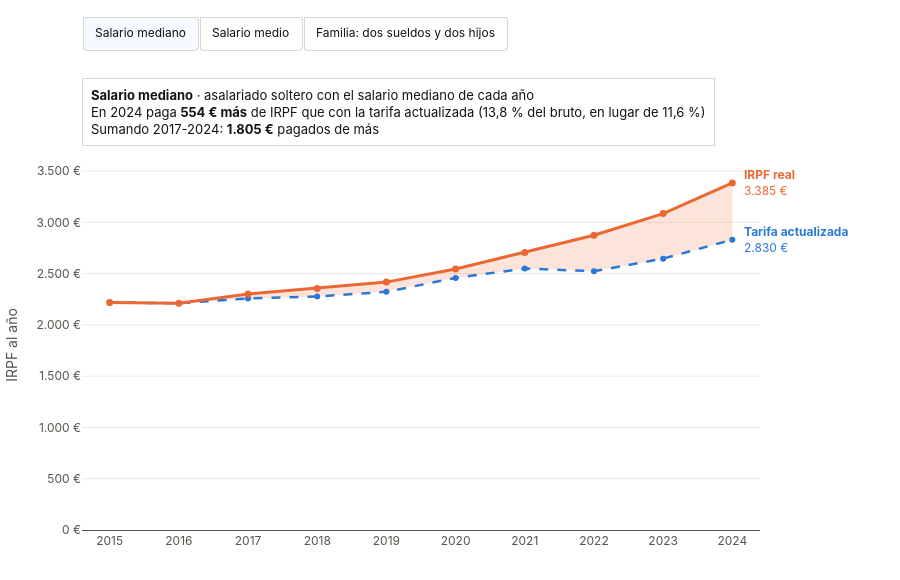

Here is the notebook cell this chart was saved with:
### Markdown cell above
## 3. Gráfico interactivo

- **Línea naranja:** el IRPF real de cada año.
- **Línea azul discontinua:** el IRPF con la tarifa actualizada con el IPC.
- **Franja naranja clara:** la diferencia, lo que se paga de más.
- **Recuadro de arriba:** la diferencia en 2024 y la suma de todos los años.
- **Botones:** cambian de contribuyente. Al pasar el ratón se ven las tres cifras de cada año.

### Code cell
fig = go.Figure()
capas, notas = {}, {}

for perfil, nombre in PERFILES.items():
    d = r[r.perfil == perfil].sort_values("anio")
    visible = perfil == "mediana_individual"
    ids = []
    fig.add_trace(go.Scatter(x=d.anio, y=d.irpf_tarifa_indexada_ipc, name="Con la tarifa actualizada",
        mode="lines+markers", line=dict(color=AZUL, width=2.5, dash="dash"), marker=dict(size=6),
        visible=visible, hovertemplate="Con la tarifa actualizada: <b>%{y:,.0f} €</b><extra></extra>"))
    ids.append(len(fig.data) - 1)
    texto = [f"Se paga de más: <b>{euros(v)}</b>" for v in d.diferencia]
    fig.add_trace(go.Scatter(x=d.anio, y=d.irpf_real, name="IRPF real", mode="lines+markers",
        line=dict(color=NARANJA, width=3), marker=dict(size=7), fill="tonexty",
        fillcolor="rgba(235,104,52,0.18)", visible=visible, text=texto,
        hovertemplate="IRPF real: <b>%{y:,.0f} €</b><br>%{text}<extra></extra>"))
    ids.append(len(fig.data) - 1)
    capas[perfil] = ids

    ult = d.iloc[-1]
    notas[perfil] = [
        dict(x=0, y=1.0, xref="paper", yref="paper", xanchor="left", yanchor="bottom", yshift=14, align="left",
             showarrow=False, bgcolor="white", bordercolor=GRIS, borderwidth=1, borderpad=8,
             font=dict(size=13, color=TINTA),
             text=(f"<b>{nombre}</b> · {DESCRIPCION[perfil].lower()}<br>"
                   f"En 2024 paga <b>{euros(ult.diferencia)} más</b> de IRPF que con la tarifa actualizada "
                   f"({pct(ult.tipo_irpf_real_pct)} del bruto, en lugar de {pct(ult.tipo_irpf_indexado_pct)})<br>"
                   f"Sumando 2017-2024: <b>{euros(d.diferencia.sum())}</b> pagados de más")),
        dict(x=2024, y=ult.irpf_real, xanchor="left", xshift=10, showarrow=False, align="left",
             text=f"<b>IRPF real</b><br>{euros(ult.irpf_real)}", font=dict(size=12, color=NARANJA)),
        dict(x=2024, y=ult.irpf_tarifa_indexada_ipc, xanchor="left", xshift=10, showarrow=False, align="left",
             text=f"<b>Tarifa actualizada</b><br>{euros(ult.irpf_tarifa_indexada_ipc)}", font=dict(size=12, color=AZUL)),
    ]

botones = []
for perfil, nombre in PERFILES.items():
    vis = [False] * len(fig.data)
    for i in capas[perfil]:
        vis[i] = True
    botones.append(dict(label=nombre, method="update", args=[{"visible": vis}, {"annotations": notas[perfil]}]))

fig.update_layout(
    annotations=notas["mediana_individual"],
    updatemenus=[dict(type="buttons", direction="right", buttons=botones, active=0,
                      x=0, y=1.30, xanchor="left", yanchor="bottom", pad=dict(r=6, t=0),
                      bgcolor="white", bordercolor=GRIS, font=dict(size=12, color=TINTA))],
    xaxis=dict(range=[2014.6, 2024.4], dtick=1, showgrid=False, zeroline=False, linecolor=TINTA2, fixedrange=True),
    yaxis=dict(title="IRPF al año", rangemode="tozero", tickformat=",.0f", ticksuffix=" €",
               gridcolor="#ECEAE3", zeroline=False, fixedrange=True),
    hovermode="x unified", hoverlabel=dict(font_size=13, bgcolor="white"), showlegend=False,
    font=dict(family="Inter, system-ui, -apple-system, Segoe UI, sans-serif", color=TINTA2, size=12),
    paper_bgcolor="white", plot_bgcolor="white", height=580, separators=",.",
    margin=dict(l=70, r=140, t=160, b=50),
)
fig.show(config={"displaylogo": False})

### Figure 1 — Plotly figure (JSON) as saved in the notebook; plotly's stock layout.template omitted (floating-point values rounded to 4 significant figures)
{"data": [{"hovertemplate": "Con la tarifa actualizada: <b>%{y:,.0f} €</b><extra></extra>", "line": {"color": "#2A78D6", "dash": "dash", "width": 2.5}, "marker": {"size": 6}, "mode": "lines+markers", "name": "Con la tarifa actualizada", "type": "scatter", "visible": true, "x": [2015, 2016, 2017, 2018, 2019, 2020, 2021, 2022, 2023, 2024], "y": [2218.0, 2211.0, 2258.0, 2277.0, 2322.0, 2458.0, 2550.0, 2523.0, 2646.0, 2830.0]}, {"fill": "tonexty", "fillcolor": "rgba(235,104,52,0.18)", "hovertemplate": "IRPF real: <b>%{y:,.0f} €</b><br>%{text}<extra></extra>", "line": {"color": "#EB6834", "width": 3}, "marker": {"size": 7}, "mode": "lines+markers", "name": "IRPF real", "text": ["Se paga de más: <b>0 €</b>", "Se paga de más: <b>0 €</b>", "Se paga de más: <b>42 €</b>", "Se paga de más: <b>79 €</b>", "Se paga de más: <b>95 €</b>", "Se paga de más: <b>87 €</b>", "Se paga de más: <b>157 €</b>", "Se paga de más: <b>351 €</b>", "Se paga de más: <b>440 €</b>", "Se paga de más: <b>554 €</b>"], "type": "scatter", "visible": true, "x": [2015, 2016, 2017, 2018, 2019, 2020, 2021, 2022, 2023, 2024], "y": [2218.0, 2211.0, 2300.0, 2356.0, 2417.0, 2545.0, 2707.0, 2874.0, 3085.0, 3385.0]}, {"hovertemplate": "Con la tarifa actualizada: <b>%{y:,.0f} €</b><extra></extra>", "line": {"color": "#2A78D6", "dash": "dash", "width": 2.5}, "marker": {"size": 6}, "mode": "lines+markers", "name": "Con la tarifa actualizada", "type": "scatter", "visible": false, "x": [2015, 2016, 2017, 2018, 2019, 2020, 2021, 2022, 2023, 2024], "y": [3036.0, 3048.0, 3116.0, 3160.0, 3232.0, 3440.0, 3533.0, 3549.0, 3701.0, 3972.0]}, {"fill": "tonexty", "fillcolor": "rgba(235,104,52,0.18)", "hovertemplate": "IRPF real: <b>%{y:,.0f} €</b><br>%{text}<extra></extra>", "line": {"color": "#EB6834", "width": 3}, "marker": {"size": 7}, "mode": "lines+markers", "name": "IRPF real", "text": ["Se paga de más: <b>0 €</b>", "Se paga de más: <b>0 €</b>", "Se paga de más: <b>42 €</b>", "Se paga de más: <b>96 €</b>", "Se paga de más: <b>133 €</b>", "Se paga de más: <b>141 €</b>", "Se paga de más: <b>254 €</b>", "Se paga de más: <b>533 €</b>", "Se paga de más: <b>682 €</b>", "Se paga de más: <b>828 €</b>"], "type": "scatter", "visible": false, "x": [2015, 2016, 2017, 2018, 2019, 2020, 2021, 2022, 2023, 2024], "y": [3036.0, 3048.0, 3158.0, 3256.0, 3365.0, 3581.0, 3787.0, 4082.0, 4383.0, 4800.0]}, {"hovertemplate": "Con la tarifa actualizada: <b>%{y:,.0f} €</b><extra></extra>", "line": {"color": "#2A78D6", "dash": "dash", "width": 2.5}, "marker": {"size": 6}, "mode": "lines+markers", "name": "Con la tarifa actualizada", "type": "scatter", "visible": false, "x": [2015, 2016, 2017, 2018, 2019, 2020, 2021, 2022, 2023, 2024], "y": [4286.0, 4289.0, 4385.0, 4433.0, 4542.0, 4889.0, 5043.0, 4945.0, 5181.0, 5604.0]}, {"fill": "tonexty", "fillcolor": "rgba(235,104,52,0.18)", "hovertemplate": "IRPF real: <b>%{y:,.0f} €</b><br>%{text}<extra></extra>", "line": {"color": "#EB6834", "width": 3}, "marker": {"size": 7}, "mode": "lines+markers", "name": "IRPF real", "text": ["Se paga de más: <b>0 €</b>", "Se paga de más: <b>0 €</b>", "Se paga de más: <b>103 €</b>", "Se paga de más: <b>211 €</b>", "Se paga de más: <b>271 €</b>", "Se paga de más: <b>268 €</b>", "Se paga de más: <b>481 €</b>", "Se paga de más: <b>1.042 €</b>", "Se paga de más: <b>1.319 €</b>", "Se paga de más: <b>1.612 €</b>"], "type": "scatter", "visible": false, "x": [2015, 2016, 2017, 2018, 2019, 2020, 2021, 2022, 2023, 2024], "y": [4286.0, 4289.0, 4489.0, 4643.0, 4813.0, 5157.0, 5524.0, 5987.0, 6500.0, 7215.0]}], "layout": {"annotations": [{"align": "left", "bgcolor": "white", "bordercolor": "#D9D6CC", "borderpad": 8, "borderwidth": 1, "font": {"color": "#14130F", "size": 13}, "showarrow": false, "text": "<b>Salario mediano</b> · asalariado soltero con el salario mediano de cada año<br>En 2024 paga <b>554 € más</b> de IRPF que con la tarifa actualizada (13,8 % del bruto, en lugar de 11,6 %)<br>Sumando 2017-2024: <b>1.805 €</b> pagados de más", "x": 0, "xanchor": "left", "xref": "paper", "y": 1.0, "yanchor": "bottom", "yref": "paper", "yshift": 14}, {"align": "left", "font": {"color": "#EB6834", "size": 12}, "showarrow": false, "text": "<b>IRPF real</b><br>3.385 €", "x": 2024, "xanchor": "left", "xshift": 10, "y": 3385.0}, {"align": "left", "font": {"color": "#2A78D6", "size": 12}, "showarrow": false, "text": "<b>Tarifa actualizada</b><br>2.830 €", "x": 2024, "xanchor": "left", "xshift": 10, "y": 2830.0}], "font": {"color": "#55534C", "family": "Inter, system-ui, -apple-system, Segoe UI, sans-serif", "size": 12}, "height": 580, "hoverlabel": {"bgcolor": "white", "font": {"size": 13}}, "hovermode": "x unified", "margin": {"b": 50, "l": 70, "r": 140, "t": 160}, "paper_bgcolor": "white", "plot_bgcolor": "white", "separators": ",.", "showlegend": false, "updatemenus": [{"active": 0, "bgcolor": "white", "bordercolor": "#D9D6CC", "buttons": [{"args": [{"visible": [true, true, false, false, false, false]}, {"annotations": [{"align": "left", "bgcolor": "white", "bordercolor": "#D9D6CC", "borderpad": 8, "borderwidth": 1, "font": {"color": "#14130F", "size": 13}, "showarrow": false, "text": "<b>Salario mediano</b> · asalariado soltero con el salario mediano de cada año<br>En 2024 paga <b>554 € más</b> de IRPF que con la tarifa actualizada (13,8 % del bruto, en lugar de 11,6 %)<br>Sumando 2017-2024: <b>1.805 €</b> pagados de más", "x": 0, "xanchor": "left", "xref": "paper", "y": 1.0, "yanchor": "bottom", "yref": "paper", "yshift": 14}, {"align": "left", "font": {"color": "#EB6834", "size": 12}, "showarrow": false, "text": "<b>IRPF real</b><br>3.385 €", "x": 2024, "xanchor": "left", "xshift": 10, "y": 3385.0}, {"align": "left", "font": {"color": "#2A78D6", "size": 12}, "showarrow": false, "text": "<b>Tarifa actualizada</b><br>2.830 €", "x": 2024, "xanchor": "left", "xshift": 10, "y": 2830.0}]}], "label": "Salario mediano", "method": "update"}, {"args": [{"visible": [false, false, true, true, false, false]}, {"annotations": [{"align": "left", "bgcolor": "white", "bordercolor": "#D9D6CC", "borderpad": 8, "borderwidth": 1, "font": {"color": "#14130F", "size": 13}, "showarrow": false, "text": "<b>Salario medio</b> · asalariado soltero con el salario medio de cada año<br>En 2024 paga <b>828 € más</b> de IRPF que con la tarifa actualizada (16,2 % del bruto, en lugar de 13,4 %)<br>Sumando 2017-2024: <b>2.710 €</b> pagados de más", "x": 0, "xanchor": "left", "xref": "paper", "y": 1.0, "yanchor": "bottom", "yref": "paper", "yshift": 14}, {"align": "left", "font": {"color": "#EB6834", "size": 12}, "showarrow": false, "text": "<b>IRPF real</b><br>4.800 €", "x": 2024, "xanchor": "left", "xshift": 10, "y": 4800.0}, {"align": "left", "font": {"color": "#2A78D6", "size": 12}, "showarrow": false, "text": "<b>Tarifa actualizada</b><br>3.972 €", "x": 2024, "xanchor": "left", "xshift": 10, "y": 3972.0}]}], "label": "Salario medio", "method": "update"}, {"args": [{"visible": [false, false, false, false, true, true]}, {"annotations": [{"align": "left", "bgcolor": "white", "bordercolor": "#D9D6CC", "borderpad": 8, "borderwidth": 1, "font": {"color": "#14130F", "size": 13}, "showarrow": false, "text": "<b>Familia: dos sueldos y dos hijos</b> · pareja con un salario medio y uno mediano y dos hijos<br>En 2024 paga <b>1.612 € más</b> de IRPF que con la tarifa actualizada (13,3 % del bruto, en lugar de 10,4 %)<br>Sumando 2017-2024: <b>5.306 €</b> pagados de más", "x": 0, "xanchor": "left", "xref": "paper", "y": 1.0, "yanchor": "bottom", "yref": "paper", "yshift": 14}, {"align": "left", "font": {"color": "#EB6834", "size": 12}, "showarrow": false, "text": "<b>IRPF real</b><br>7.215 €", "x": 2024, "xanchor": "left", "xshift": 10, "y": 7215.0}, {"align": "left", "font": {"color": "#2A78D6", "size": 12}, "showarrow": false, "text": "<b>Tarifa actualizada</b><br>5.604 €", "x": 2024, "xanchor": "left", "xshift": 10, "y": 5604.0}]}], "label": "Familia: dos sueldos y dos hijos", "method": "update"}], "direction": "right", "font": {"color": "#14130F", "size": 12}, "pad": {"r": 6, "t": 0}, "type": "buttons", "x": 0, "xanchor": "left", "y": 1.3, "yanchor": "bottom"}], "xaxis": {"dtick": 1, "fixedrange": true, "linecolor": "#55534C", "range": [2015.0, 2024.0], "showgrid": false, "zeroline": false}, "yaxis": {"fixedrange": true, "gridcolor": "#ECEAE3", "rangemode": "tozero", "tickformat": ",.0f", "ticksuffix": " €", "title": {"text": "IRPF al año"}, "zeroline": false}}}
